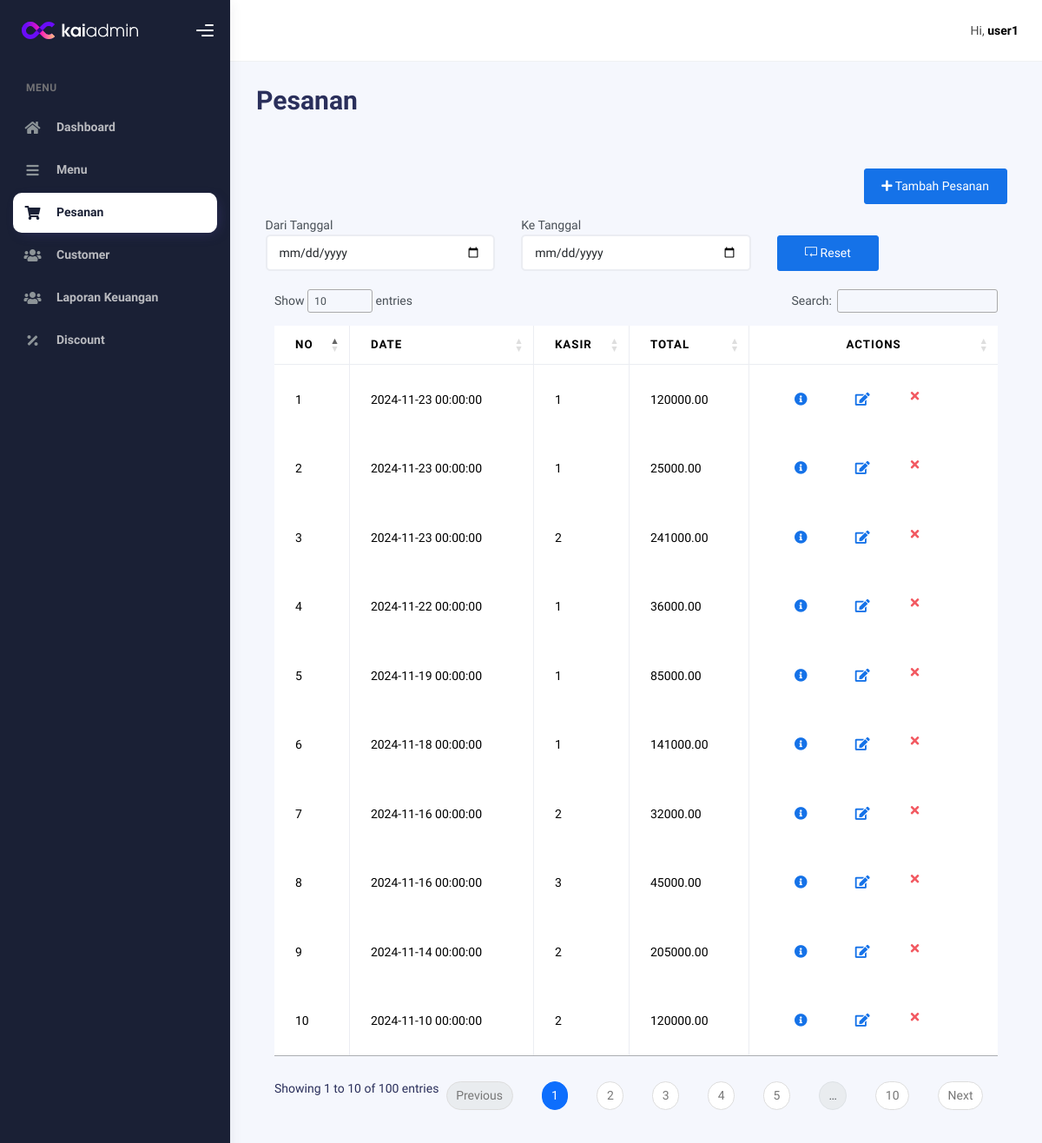
The app's page /admin/pesanan.php (signed in) with its own data.
### tables this page shows
CREATE TABLE orders (
    order_id INT AUTO_INCREMENT PRIMARY KEY,
    customer_id INT,
    cashier INT,
    discount_id INT NULL,  
    order_date DATETIME DEFAULT CURRENT_TIMESTAMP,
    total_amount DECIMAL(10, 2),
    FOREIGN KEY (customer_id) REFERENCES customers(customer_id) ON DELETE SET NULL,
    FOREIGN KEY (cashier) REFERENCES user(user_id) ON DELETE SET NULL,
    FOREIGN KEY (discount_id) REFERENCES discount(discount_id) ON DELETE SET NULL
);

### admin/pesanan.php (the view)
<?php
$title = 'Pesanan';
require 'koneksi.php';
$query = 'SELECT * FROM orders ORDER BY order_date DESC ';
$data = mysqli_query($conn, $query);
require 'aheader.php';
?>
<div class="page-header">
    <h1 class="fw-bold mb-3">
        <?= $title; ?>
    </h1>
</div>
<div class="container my-5">
    <div class="text-end mb-3">
    <a href="pesanan_create.php" class="btn btn-primary">
        <i class="fas fa-plus"></i> Tambah Pesanan
        </a>
    </div>
    <div class="row mb-4">
        <div class="col-md-4">
            <label for="start-date">Dari Tanggal</label>
            <input type="date" id="start-date" class="form-control">
        </div>
        <div class="col-md-4">
            <label for="end-date">Ke Tanggal</label>
            <input type="date" id="end-date" class="form-control">
        </div>
        <div class="col-md-2 d-flex align-items-end">
            <button id="reset-filter" class="btn btn-primary w-100">
                <i class="icon-loop"></i>
                <span>Reset</span>
            </button>
        </div>
    </div>
    <div class="table-responsive">
        <table id="multi-filter-select" class="table table-bordered">
            <thead class="bg-dark text-white">
                <tr>
                    <th>No</th>
                    <th>Date</th>
                    <th>Kasir</th>
                    <th>Total</th>
                    <th class="text-center">Actions</th>
                </tr>
            </thead>
            <tbody>
            <?php
                $no = 1;
                if (mysqli_num_rows($data) > 0) {
                    while ($plg = mysqli_fetch_assoc($data)) {
                ?>
                        <tr>
                            <td><?= $no++; ?></td>
                            <td><?= $plg['order_date']; ?></td>
                            <td><?= $plg['cashier']; ?></td>
                            <td><?= $plg['total_amount']; ?></td>
                            <td>
                                <div class="form-button-action">
                                    <a href="detail_order.php?id=<?= $plg['order_id']; ?>" type="button" data-toggle="tooltip" title="" class="btn btn-link btn-primary btn-lg" data-original-title="Detail">
                                        <i class="fa fa-info-circle"></i>
                                    </a>
                                    <a href="pesanan_edit.php?id=<?= $plg['order_id']; ?>" type="button" data-toggle="tooltip" title="" class="btn btn-link btn-primary btn-lg" data-original-title="Edit">
                                        <i class="fa fa-edit"></i>
                                    </a>
                                    <a href="pesanan_delete.php?order_id=<?= $plg['order_id']; ?>" onclick="return confirm('Yakin mau menghapus orderan ini?');" type="button" data-toggle="tooltip" title="" class="btn btn-link btn-danger" data-original-title="Hapus">
                                        <i class="fa fa-times"></i>
                                    </a>
                                </div>
                            </td>
                        </tr>
                <?php }
                }?>
            </tbody>
        </table>
    </div>
</div>
<?php
require 'afooter.php';
?>

### records on screen
orders: order_date "2024-11-23 00:00:00", cashier "1", total_amount "120000.00"
orders: order_date "2024-11-23 00:00:00", cashier "1", total_amount "25000.00"
orders: order_date "2024-11-23 00:00:00", cashier "2", total_amount "241000.00"
orders: order_date "2024-11-22 00:00:00", cashier "1", total_amount "36000.00"
orders: order_date "2024-11-19 00:00:00", cashier "1", total_amount "85000.00"
orders: order_date "2024-11-18 00:00:00", cashier "1", total_amount "141000.00"
orders: order_date "2024-11-16 00:00:00", cashier "2", total_amount "32000.00"
orders: order_date "2024-11-16 00:00:00", cashier "3", total_amount "45000.00"
orders: order_date "2024-11-14 00:00:00", cashier "2", total_amount "205000.00"
orders: order_date "2024-11-10 00:00:00", cashier "2", total_amount "120000.00"

### other values on screen
$_SESSION['username'] "user1"
$title "Pesanan"
